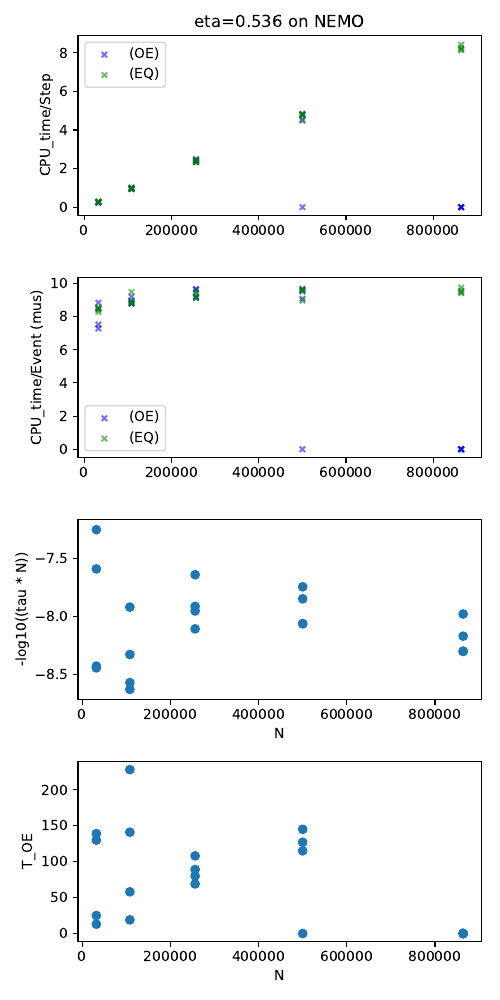

Write Python code to recreate this figure.
import numpy as np
import matplotlib.pyplot as plt

#prelimnary data taking for deciding on aim
N=np.array([32,32,32,32,108,108,108,108,256,256,256,256,500,500,500,500,864,864,864,864])*1e3

T_OE=np.array([139,130,13,25,141,19,58,228,108,80,69,89,115,145,0,127,0,0,0,0])
STEPS_OE=np.array([578,558,46,92,142,20,60,240,46,34,28,36,24,30,1,28,1,1,1,1])

T_EQ=np.array([2716,2649,2736,2691,10238,9473,9560,9621,23300,23400,24100,24260,47500,47800,48200,44800,81400,81800,82600,84200])
STEPS_EQ=np.array([10000,10000,10000,10000,10000,10000,10000,10000,10000,10000,10000,10000,10000,10000,10000,10000,10000,10000,10000,10000])

t_nuc=np.array([8973,8670,850,1511,2262,4229,1060,3735,789,609,459,639,429,519,519,399,459,398,519,519])
t_eq=np.ones(20)*287.4

tau=t_nuc-t_eq




fig,axe=plt.subplots(4,figsize=(5,10))
axe[0].set_title('eta=0.536 on NEMO')
axe[0].set_ylabel('CPU_time/Step')
axe[0].scatter(N,T_OE/STEPS_OE,c='b',label='(OE)',s=15,alpha=0.5,marker='x')
axe[0].scatter(N,T_EQ/STEPS_EQ,c='g',label='(EQ)',s=15,alpha=0.5,marker='x')
axe[0].legend()

axe[1].set_ylabel('CPU_time/Event (mus)')
axe[1].scatter(N,T_OE/STEPS_OE/N*1e6,c='b',label='(OE)',s=15,alpha=0.5,marker='x')
axe[1].scatter(N,T_EQ/STEPS_EQ/N*1e6,c='g',label='(EQ)',s=15,alpha=0.5,marker='x')
#axe[1].set_ylim(0,1.1*max(max(T_EQ/STEPS_EQ/N),max(T_OE/STEPS_OE/N)))
axe[1].legend()

axe[2].set_ylabel('-log10((tau * N))')
axe[2].scatter(N,np.log10(1/(tau*N)))
#axe[2].set_ylim(0,max(np.log(1/(tau*N))))
axe[2].set_xlabel('N')

axe[3].set_ylabel('T_OE')
axe[3].scatter(N,T_OE)
#axe[3].set_ylim(0,)
axe[3].set_xlabel('N')




fig.tight_layout()
fig.savefig('calculation_times_to_nucleation.pdf')









#NEMO data taking with mostly done code
N2=np.array([64,70,80,90,100,110,120,130])**3*4

ts64=np.mean([9.65,9.66,11.02,11.03,11.05,11.01,10.99,11.09,11.13,10.91,11.15])
ts70=np.mean([14.5,13.5,14.5,14.73,14.52,14.23])
ts80=np.mean([20.67,21.29,21.58,22.04,21.60,21.48,22.27])
ts90=np.mean([35.63,36.00,36.03,36.17,36.18])
ts100=np.mean([45.29,45.98,46.25,46.76,45.94])
ts110=np.mean([53.95,52.58,52.38])
ts120=np.mean([73.81,73.99,74.14,71.97])
ts130=np.mean([93.05,94.93,93.72,93.57])

tm64=np.mean([7.966,8.00,7.910,7.982,7.817,7.87,7.6,7.43,7.43,7.42,7.53])
tm70=np.mean([10.22,10.36,10.22,9.94,10.14])
tm80=np.mean([15.89,16.34,15.33,15.45])
tm90=np.mean([24.73,24.55,25.08,24.75])
tm100=np.mean([31.66,33,31.9,32.1,31.8])
tm110=np.mean([40.52,41.98,40.99,39.6,38.76])
tm120=np.mean([53.53,52.91,52.69,52.35,54.45])
tm130=np.mean([69.35,66.97,65.92,66.97])

T_STEP2=np.array([ts64,ts70,ts80,ts90,ts100,ts110,ts120,ts130])
T_MEAS2=np.array([tm64,tm70,tm80,tm90,tm100,tm110,tm120,tm130])

p_step=np.polyfit(N2,T_STEP2,1)
p_meas=np.polyfit(N2,T_MEAS2,1)

step_linreg=np.poly1d(p_step)
meas_linreg=np.poly1d(p_meas)
print(p_step)
print(p_meas)

plt.figure()
plt.scatter(N2,T_STEP2,label="Step times = {0:4.2f} mus/step/particle ".format(p_step[0]*1e6))
plt.scatter(N2,T_MEAS2, label="Measure times = {0:4.2f} mus/meas/particle ".format(p_meas[0]*1e6))
plt.plot(N2,step_linreg(N2))
plt.plot(N2,meas_linreg(N2))
plt.legend()
plt.xlabel("N")
plt.ylabel("Time in seconds")
plt.savefig("calculation_times_measure_step.pdf")





N3=np.array([30,50,64])**3*4
base_file=np.array([3.2,20.2,48.8]) #mb
sim20file=np.array([512.324824,2378.084472,4983.284056]) #mb
simplus20file =np.array([512.580760,2378.382192,4984.703592]) #mb

comparison=[64**3*4,3600/8]

p_base=np.polyfit(N3,base_file,1)
p_reset=np.polyfit(N3,(sim20file-base_file)/20,1)

base_linreg=np.poly1d(p_base)
reset_linreg=np.poly1d(p_reset)


plt.figure()
plt.scatter(N3,base_file,label = "setup size = {0:4.0f} byte/snap/particle ".format(p_base[0]*1e6))
plt.scatter(N3,(sim20file- base_file)/20, label = "reset_sim size = {0:4.0f} byte/reset/particle ".format(p_reset[0]*1e6))
plt.plot(N3,base_linreg(N3))
plt.plot(N3,reset_linreg(N3))
#plt.scatter(N3,(simplus20file-sim20file)/20*1000*10, label = "measurement size *10,000")
#plt.scatter(comparison[0],comparison[1])
plt.axhline(0)
plt.xlabel("N")
plt.ylabel("File size in mb")
plt.legend()
plt.savefig("File_size.pdf")




